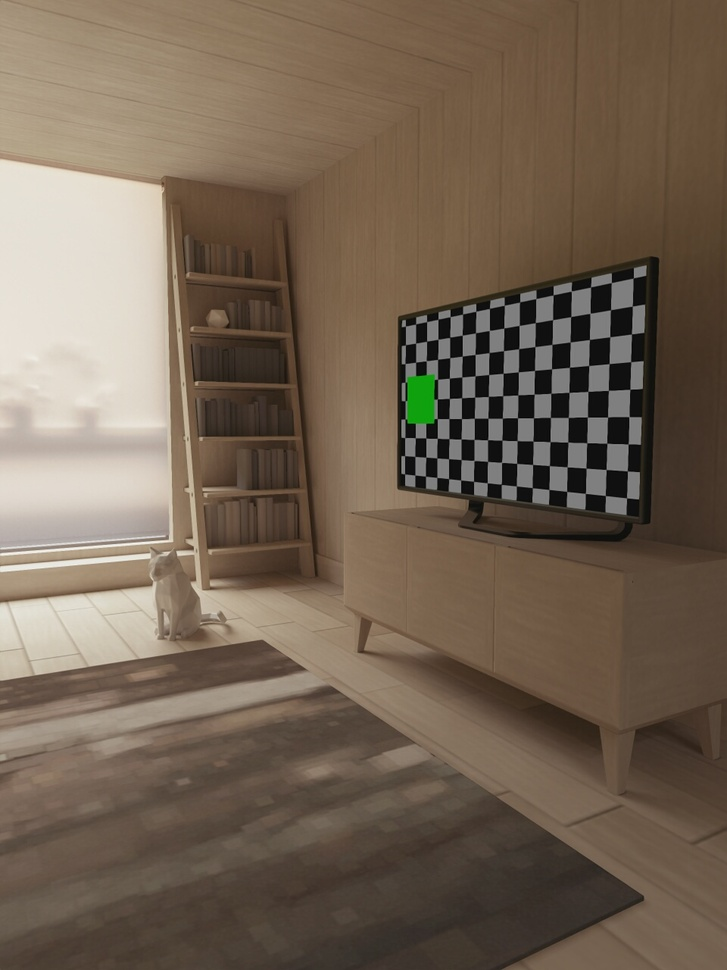
#> input picture Server_nodejs/images/filename.jpg, 727 x 970 px, shrunk from 960 x 1280 before the run, found by its file name
$ python floodfilling.py
#> lines starting #> are read from the running program, lines starting #| are printed output that depends on the picture; after the words box and inside, x2 and y2 are one past the last pixel; in counts of white or black regions, pixels touching at a corner belong together
import numpy as np
import cv2
from matplotlib import pyplot as plt

img = cv2.imread('filename.jpg')
#> img is the input picture: shape (970, 727, 3); mean B, G, R 83.8, 100, 115.8
plt.imshow(img),plt.show()

h, w = img.shape[:2]
#> h = 970; w = 727
mask = np.zeros((h+2, w+2), np.uint8)
seed = (100,100)
img_flood = img.copy()

cv2.floodFill(img_flood, mask, seed, 0)
#> img_flood: shape (970, 727, 3); under 0.01% of pixels changed, all inside (x1, y1, x2, y2) = (90, 99, 103, 104)
#img = img*mask[:,:,np.newaxis]

img_flood_inv = cv2.bitwise_not(img_flood)
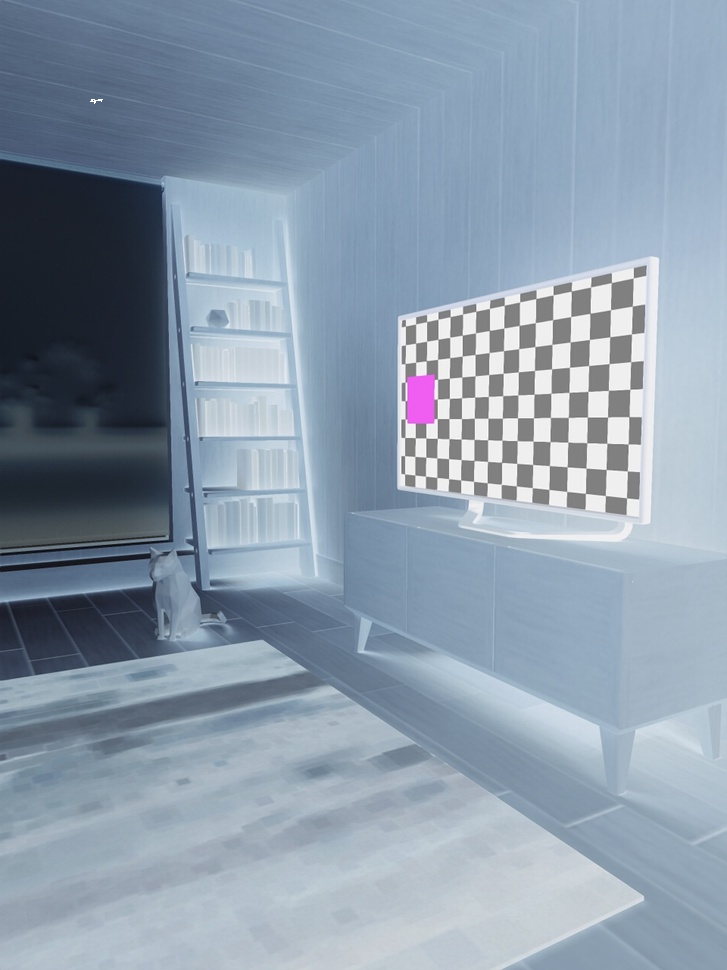
#> img_flood_inv: shape (970, 727, 3); mean B, G, R 171.2, 155, 139.2

# Combine the two images to get the foreground.
im_out = img | img_flood_inv
#> im_out: shape (970, 727, 3); every value is 255

plt.imshow(im_out),plt.colorbar(),plt.show()
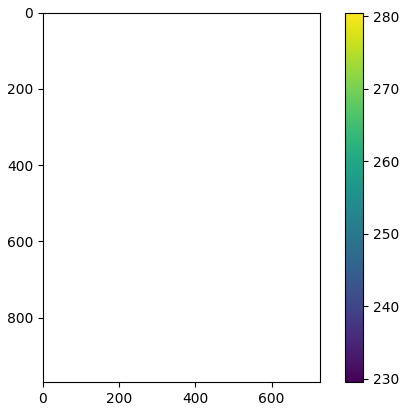
#> figure drawn by matplotlib, 2 panels
